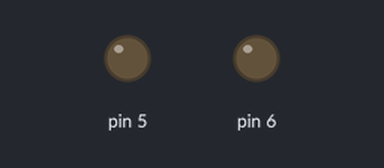
Simulated run of this sketch. Board: Arduino Uno, built with avr-gcc and run on an emulated ATmega328P. On the bench: output pins drawn as LEDs (lit = HIGH).

Above: at 0.1 s.
At 39.75 s:
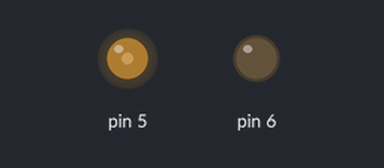
Timing chart, 0 to 40.0 s (numbered marks = the images above):
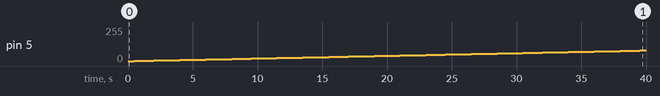

The sketch:

debugging_1.ino
```cpp
int fade;


void setup()
{
	pinMode(5, OUTPUT);
	pinMode(6, OUTPUT);
	fade = 255;
}

void loop()
{


	analogWrite(5, fade);
	analogWrite(5, (255-fade));

	fade--;
	delay(500);
}
```

Measured:
- by itself, pin 5: moves from 0/255 to 79/255 over 39.0 s
